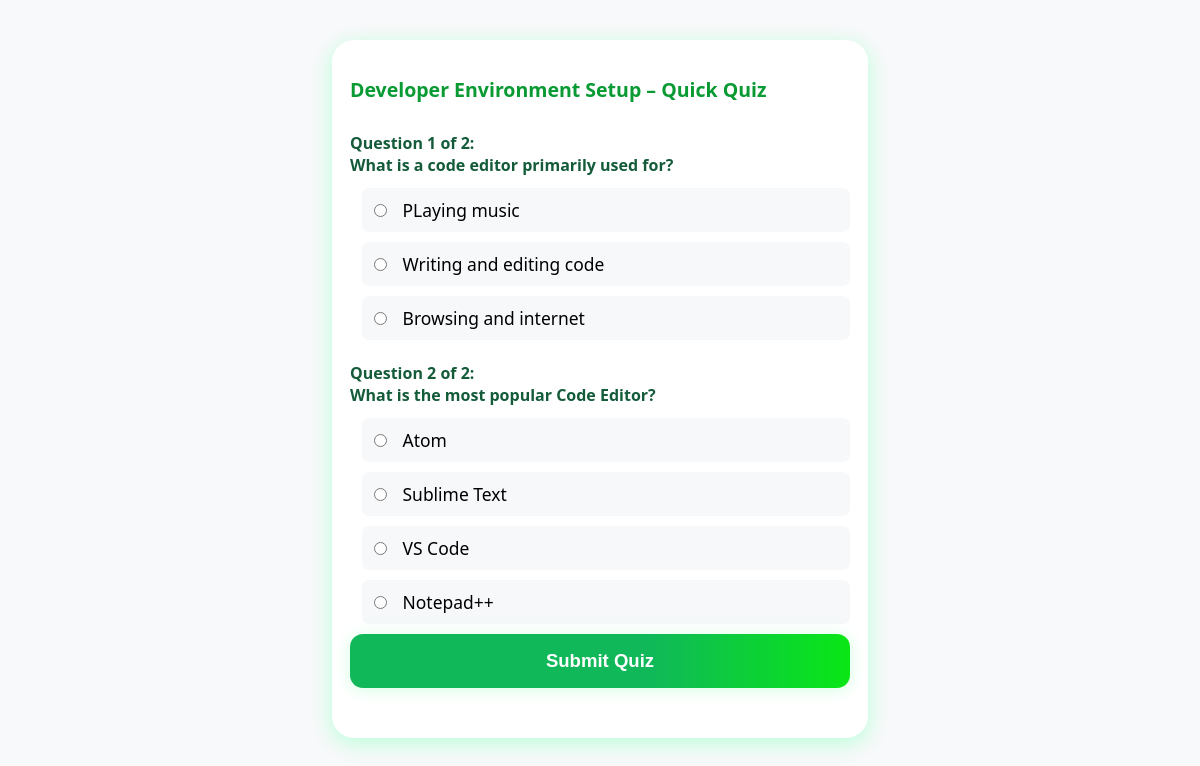
Screenshot of /pages/quiz.php?lecture_id=1&start=1 (signed in) with the database file from the repository.
### tables this page shows
CREATE TABLE `lectures` (
  `id` int(11) NOT NULL,
  `section_id` int(11) NOT NULL,
  `title` varchar(100) NOT NULL,
  `description` text DEFAULT NULL,
  `sequence` int(11) NOT NULL,
  `has_quiz` tinyint(1) DEFAULT 1,
  `has_practical` tinyint(1) DEFAULT 0
);

CREATE TABLE `quiz_questions` (
  `id` int(11) NOT NULL,
  `lecture_id` int(11) NOT NULL,
  `question` text NOT NULL,
  `optiona` text NOT NULL,
  `optionb` text NOT NULL,
  `optionc` text DEFAULT NULL,
  `optiond` text DEFAULT NULL,
  `answer` char(1) NOT NULL,
  `explanation` text DEFAULT NULL
);

### pages/quiz.php (the view, shortened to what this page needs)
<?php
require_once '../backend/config.php';
$lecture_id = isset($_GET['lecture_id']) ? intval($_GET['lecture_id']) : 0;
$quiz_started = isset($_GET['start']) && $_GET['start'] == 1;
$lecture = $conn->query("SELECT title FROM lectures WHERE id=$lecture_id")->fetch_assoc();
$q_count = $conn->query("SELECT COUNT(*) AS total FROM quiz_questions WHERE lecture_id = $lecture_id")->fetch_assoc()['total'];
if ($quiz_started) {
    $questions = $conn->query("SELECT * FROM quiz_questions WHERE lecture_id = $lecture_id");
}
?>
<!DOCTYPE html>
<html lang="en">
<head>
</head>
<body>
<div class="quiz-container">
    <div class="quiz-header"><?= htmlspecialchars($lecture['title']) ?> – Quick Quiz</div>
    <?php if (!$quiz_started): ?>
        <div class="stat-bar">
            <b><?= $q_count ?> question<?= $q_count==1?'':'s' ?></b><br>
            No timer • Flexible<br>
            Ready to test what you learned?
        </div>
        <button class="quiz-btn" onclick="startQuiz()">Start Quiz</button>
    <?php else: ?>
        <form method="post" action="submit_quiz.php" id="quizForm">
            <?php $number = 1; while($q = $questions->fetch_assoc()): ?>
                <div class="quiz-question">Question <?= $number ?> of <?= $q_count ?>:<br><?= htmlspecialchars($q['question']) ?></div>
                <div class="quiz-option">
                    <label><input type="radio" name="ans[<?= $q['id'] ?>]" value="A" required> <?= htmlspecialchars($q['optiona']) ?></label>
                </div>
                <div class="quiz-option">
                    <label><input type="radio" name="ans[<?= $q['id'] ?>]" value="B"> <?= htmlspecialchars($q['optionb']) ?></label>
                </div>
                <?php if($q['optionc']): ?>
                <div class="quiz-option">
                    <label><input type="radio" name="ans[<?= $q['id'] ?>]" value="C"> <?= htmlspecialchars($q['optionc']) ?></label>
                </div>
                <?php endif; ?>
                <?php if($q['optiond']): ?>
                <div class="quiz-option">
                    <label><input type="radio" name="ans[<?= $q['id'] ?>]" value="D"> <?= htmlspecialchars($q['optiond']) ?></label>
                </div>
                <?php endif; ?>
            <?php $number++; endwhile; ?>
            <button type="submit" class="quiz-btn" style="width:100%;">Submit Quiz</button>
        </form>
    <?php endif; ?>
</div>
</body>
</html>

### pages/quiz.php (style rules this page uses)
body { background:#f8f9fa;font-family:'Poppins','Segoe UI',sans-serif; }
.quiz-container { max-width:500px;margin:40px auto;background:#fff;padding:36px 18px 28px;border-radius:22px;box-shadow:0 5px 22px #b8ffd9; }
.quiz-header { font-size:1.22em;font-weight:700;color:#099a33;margin-bottom:29px; }
.quiz-btn { background:linear-gradient(90deg, #10b859 60%, #09e716 100%); color:#fff;font-weight:700; border-radius:13px;font-size:1.16em;padding:16px 0;width:80%;margin:0 auto 22px;display:block;cursor:pointer; border:none;box-shadow:0 2px 15px #b3ffcd90;transition:.19s; }
.quiz-question { font-weight:700;margin:22px 0 12px;color:#135b39; }
.quiz-option { margin: 0 0 10px 12px; }
.quiz-option label { display:block;padding:10px 0 10px 7px;font-size:1.09em;background:#f6f8fa;border-radius:7px;cursor:pointer; }
.quiz-option input[type=radio] { margin-right:11px; }

### rows the page displays
lectures: title "Developer Environment Setup"
quiz_questions: q_count "2", question "What is a code editor primarily used for?", optiona "PLaying music", optionb "Writing and editing code", optionc "Browsing and internet"
quiz_questions: q_count "2", question "What is the most popular Code Editor?", optiona "Atom", optionb "Sublime Text", optionc "VS Code", optiond "Notepad++"
